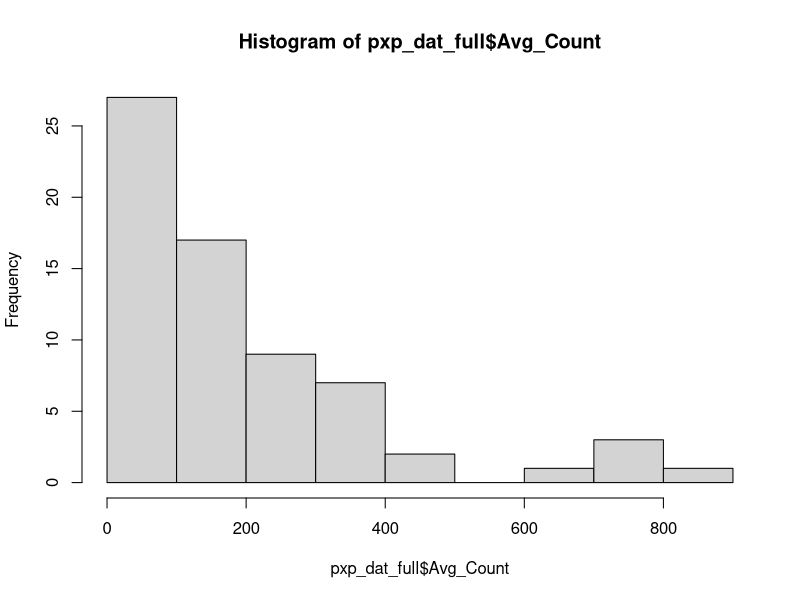
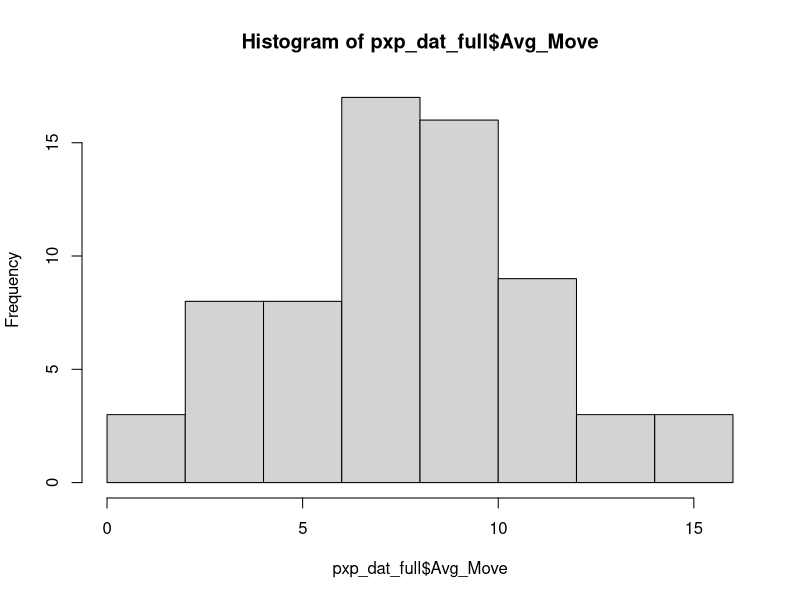

The R source for these figures, in order: (Note: this script raises an error after producing the figures.)

# Figure three looks at the relationship between aphid pref and perf and whether the virus disrupts this pattern

library("lme4")
library("car")
library("multcomp")
library("ggplot2")
library("emmeans")
library("MASS")
library("tidyverse")
library("ggeffects")
library("effects")

# Preference by performance data loaded from prior scripts 
settle.dat <- read.csv("./Data/settle mod.csv", header= TRUE)
bf <- read.csv("./Data/big five Logan check.csv")

pxp_dat <- settle.dat %>%
  group_by(Plant_sp, Genotype, Biotype, Virus) %>%
  summarize(Avg_Move = mean(Counts), Total_Move = sum(Counts)) %>%
  mutate(Plant_sp = recode(Plant_sp, "Fava" = "Faba")) %>%
  mutate(Virus = recode(Virus, "SHAM" = "Sham")) %>%
  rename(Plant = Plant_sp) %>%
  mutate(Genotype = as.factor(Genotype))

pxp_dat_2 <- bf %>%
  group_by(Plant, Genotype, Biotype, virus) %>%
  summarize(Avg_Count = mean(Counts), Total_Count = sum(Counts)) %>%
  rename(Virus = virus)  %>%
  mutate(Biotype = recode(Biotype, "alf" = "Alfalfa")) %>%
  mutate(Biotype = recode(Biotype, "pea" = "Pea")) %>%
  mutate(Genotype = as.factor(Genotype))

pxp_dat_full <- left_join(pxp_dat, pxp_dat_2, by = c("Plant", "Genotype", "Virus")) %>%
  subset(Avg_Count > 1) # for log transform

hist(pxp_dat_full$Avg_Count) #non-normal
hist(pxp_dat_full$Avg_Move) #normal

pxp_dat_full$Log_Count <- log(pxp_dat_full$Avg_Count)

pxp_glm <- glm(Avg_Move ~ Log_Count*Virus, data=pxp_dat_full)
Anova(pxp_glm)


# Save model for table s2
saveRDS(pxp_glm, "./Models/table3_mod.rds")

# messing with some basic models
pxp_fit <- ggpredict(pxp_glm, terms = c("Log_Count","Virus"))

ggplot(pxp_fit, aes(x, predicted, color=group)) + geom_line()


plot(log(pxp_dat_full$Avg_Count+1), pxp_dat_full$Avg_Move)

# Fig 3
# Relationship between aphid recruitment based on plants they perform best on
#The Interaction
dat_1 <- effect('Log_Count*Virus', pxp_glm, se=TRUE, xlevels=100) %>% as.data.frame()



#Create plot
Fig_3 <-ggplot(data=dat_1, aes(x=Log_Count, y=fit, group=Virus))+
  geom_line(size=1, aes(color=Virus))+
  geom_ribbon(aes(ymin=fit-se, ymax=fit+se,fill=Virus),alpha=.2)+
  theme_bw() +
  theme(axis.line = element_line(colour = "black"),
        panel.grid.major = element_blank(),
        panel.grid.minor = element_blank(),
        panel.border = element_blank(),
        panel.background = element_blank()) +
  theme(text = element_text(size=14),
        legend.text = element_text(size=14),
        legend.title = element_blank(),
        legend.direction = "horizontal",
        panel.grid.major = element_blank(),
        panel.grid.minor = element_blank(),
        legend.position="top") +
  #coord_cartesian(ylim = c(0, 18), xlim=c(2, 7)) +
  xlab("Aphid count at one week (log-transformed)") +
  ylab("Number of aphids that moved towards host plant") +
  geom_point(data=pxp_dat_full, aes(x=Log_Count, y=Avg_Move, colour=Virus))
Fig_3

ggsave(filename = "./Figures/Fig 4.png", plot = Fig_3, device = "png",
       width = 6, height = 5, units = "in")
